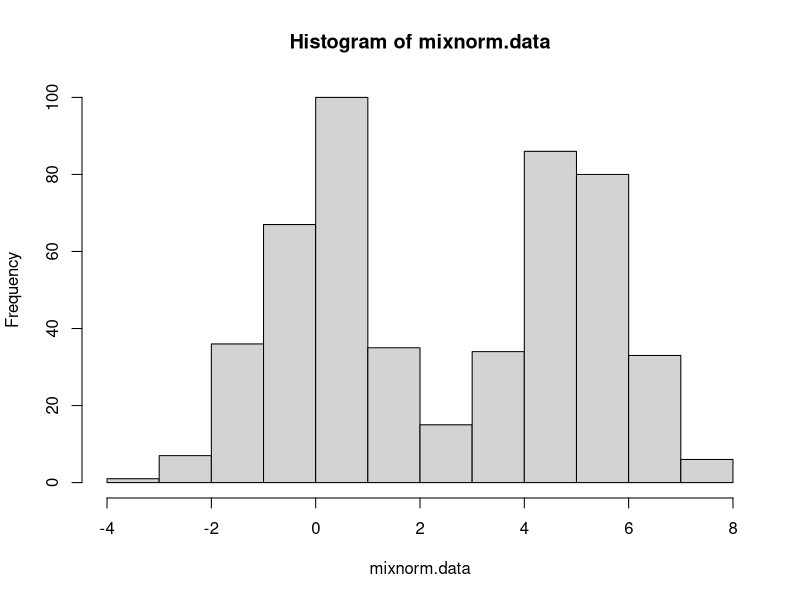

The R script that drew this image:
library(mixtools)


### Name: rnormmix
### Title: Simulate from Mixtures of Normals
### Aliases: normmix.sim rnormmix
### Keywords: file

### ** Examples

##Generate data from a 2-component mixture of normals.

set.seed(100)
n <- 500
lambda <- rep(1, 2)/2
mu <- c(0, 5)
sigma <- rep(1, 2)
mixnorm.data <- rnormmix(n, lambda, mu, sigma)

##A histogram of the simulated data.

hist(mixnorm.data)
